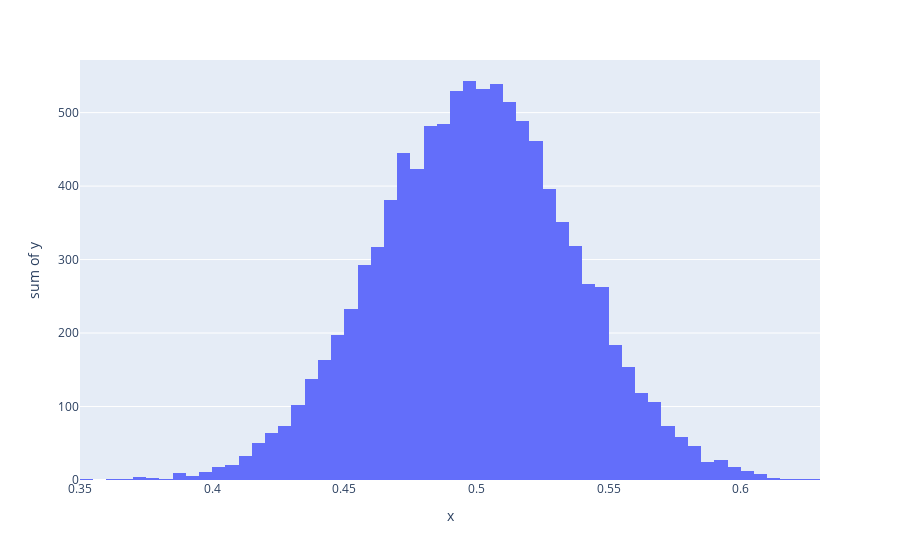

The notebook cell saved with this chart:
### Code cell
import random
#import plotly.express as px
from plotly import express.line

size=60  #real data not allow nomal distribution,then size>=31, 
count=10000  #mean of data is allow nomal distribution.

x_values=[sum([random.uniform(0.0,1.0) \
               for i in range(size)])/size for _ in range(count)]

y_values=[1 for _ in range(count)]

express.histogram(x=x_values,y=y_values, nbins=100).show()

### Figure 1 — Plotly figure (JSON) as saved in the notebook; plotly's stock layout.template omitted (floating-point values rounded to 4 significant figures; data arrays with more than 128 entries replaced by an {"elided": "..."} marker saying what was removed)
{"data": [{"alignmentgroup": "True", "bingroup": "x", "histfunc": "sum", "hovertemplate": "x=%{x}<br>sum of y=%{y}<extra></extra>", "legendgroup": "", "marker": {"color": "#636efa", "pattern": {"shape": ""}}, "name": "", "nbinsx": 100, "offsetgroup": "", "orientation": "v", "showlegend": false, "type": "histogram", "x": {"elided": "10000 float values"}, "xaxis": "x", "y": {"elided": "10000 int values"}, "yaxis": "y"}], "layout": {"barmode": "relative", "legend": {"tracegroupgap": 0}, "margin": {"t": 60}, "xaxis": {"anchor": "y", "domain": [0, 1], "title": {"text": "x"}}, "yaxis": {"anchor": "x", "domain": [0, 1], "title": {"text": "sum of y"}}}}
